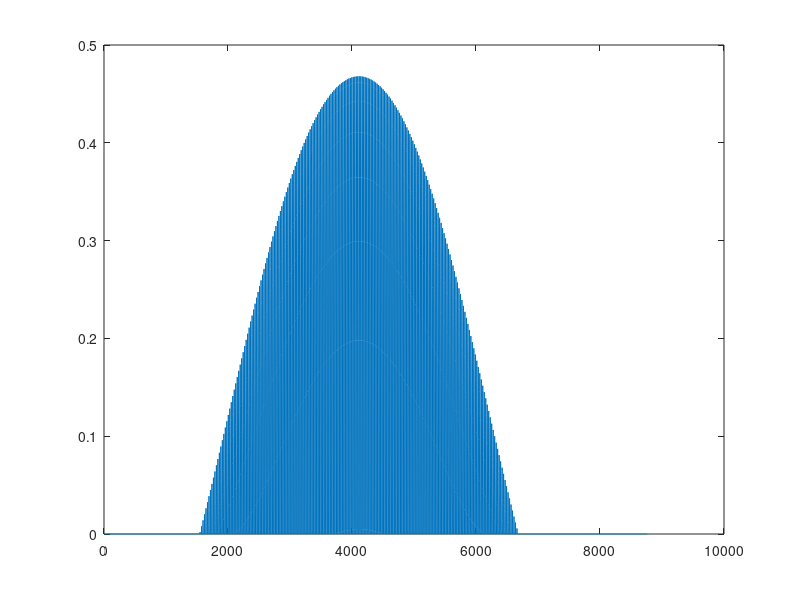

Source code (MATLAB):
%%%
clc, clear all, close all

%% Declare constants

%%%Time Step
t_step = 1/24;

%%%Time Vector
t = [0:t_step:365]';

%%%Start and end of day - assuming that 12 hours long
d_start = 6/24; %%%Sunrise is at 6am
d_end = 18/24; %%%Sunset is at 6pm

%% Define our system angles

%%%Tilt
eta = 50;

%%%panel orientation
zeta = 0;

%%%Lattitude
lat = 33.7;

%% Brute force angles
p = zeros(length(t),1);
p_avail = [];
solar_dec = [];
for i = 1:length(t)
    %%% Hour angle
    % alpha = (2*pi/86400)*(rem(t(i),1)*86400-43200); %%%[radians]
    alpha = (360/24)*(rem(t(i),1)*24 - 12); %Degrees
    %%% Solar Declination
    solar_dec = 23.44*sind(360*(t(i)-80)/365.25); %%%[ Degrees]

    %%% Zenith angle - %%%DOUBLE CHECK SLIDES%%%
    zen = acosd(sind(solar_dec)*sind(lat) + cosd(solar_dec)*cosd(lat)*cosd(alpha)); %%%[Degrees]

    %%%Azimuthal angle
    az = atand(sind(alpha)./...
        (sind(lat)*cosd(alpha)-cosd(lat)*tand(solar_dec)));



    %%% Adding logic to az angle
    if alpha > 0 && tand(az) >= 0
        az = az + 180;
    elseif alpha > 0 && tand(az) <= 0
        az = az + 360;
    elseif alpha < 0 && tand(az) >= 0
        % az = az;
    else
        az = az + 180;
    end
az_i(i,1) = az;


angles(i,:) = [alpha solar_dec zen az tand(az)];

p_val = (1.353.*0.7^((1/cosd(zen))^0.678)) .*...
    (cosd(eta)*cosd(zen) + sind(eta)*sind(zen)*cosd(az-zeta));

if isreal(p_val) && p_val > 0%(cosd(eta)*cosd(zen) + sind(eta)*sind(zen)*cosd(az-zeta)) > 0
        p(i,1) = p_val;
        
    end
% (1.353.*0.7^((1/cosd(zen))^0.678)) 

p_avail(i,:) = [(1/cosd(zen))^0.678];

end

plot(p)